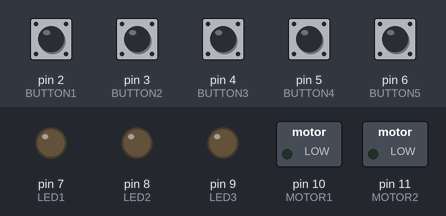
A sketch run on a simulated Arduino Uno, built with avr-gcc and run on an emulated ATmega328P. On the bench: switched loads named in the sketch (green lamp = pin HIGH), output pins drawn as LEDs (lit = HIGH). Inputs (shaded band) come from the test bench; at power-on: pin 2 (BUTTON1), pin 3 (BUTTON2), pin 4 (BUTTON3), pin 5 (BUTTON4), pin 6 (BUTTON5) HIGH.

Above: at 1.2 s.
1.3 s: pin 2 (BUTTON1) pulled LOW for 0.15 s
At 1.8 s:
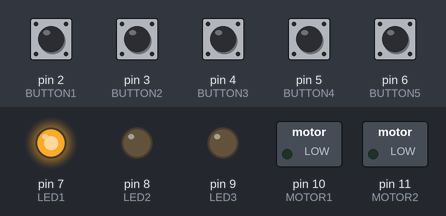
At 10.3 s:
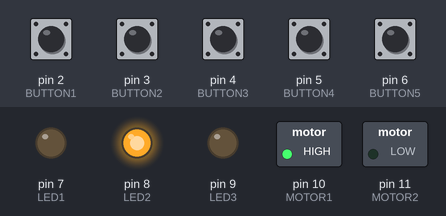
Timing chart, 0 to 26.7 s (numbered marks = the images above; inputs shaded):
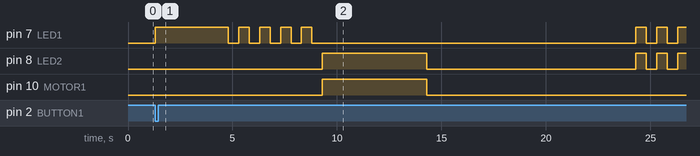

The sketch:

motor1.ino
```cpp
//Proyecto motor
//botones
#define LED1 7
#define LED2 8
#define LED3 9
#define BUTTON1 2
#define BUTTON2 3
#define BUTTON3 4
#define BUTTON4 5
#define BUTTON5 6
#define MOTOR1 10  // Control del motor (sentido 1, usando el transistor N2222)
#define MOTOR2 11  // Control del motor (sentido 2, usando el transistor N2222)

unsigned long previousMillis = 0;
const long automationInterval = 10000;  // Tiempo de espera para activar el giro automatizado (10 segundos)
const long motorRunTime = 5000;  // Tiempo en que el motor corre en un sentido (5 segundos)
bool motorRunning = false;
bool automationActive = true;  // La automatización está activa por defecto
bool motorDirection = true;  // true = sentido horario, false = antihorario
bool systemActive = true;  // Controla si el sistema está activo o apagado

void setup() {
  pinMode(LED1, OUTPUT);
  pinMode(LED2, OUTPUT);
  pinMode(LED3, OUTPUT);
  pinMode(MOTOR1, OUTPUT);
  pinMode(MOTOR2, OUTPUT);
  pinMode(BUTTON1, INPUT_PULLUP);
  pinMode(BUTTON2, INPUT_PULLUP);
  pinMode(BUTTON3, INPUT_PULLUP);
  pinMode(BUTTON4, INPUT_PULLUP);
  pinMode(BUTTON5, INPUT_PULLUP);
}

void loop() {
  unsigned long currentMillis = millis();

  // Si no hay interacción durante 10 segundos, inicia el ciclo de automatización
  if (automationActive && (currentMillis - previousMillis >= automationInterval)) {
    previousMillis = currentMillis;  // Reinicia el temporizador
    automatedMotorCycle();  // Llama al ciclo de motor automatizado
  }

  // Lógica para los botones 1, 2 y 3
  if (digitalRead(BUTTON1) == LOW || digitalRead(BUTTON2) == LOW) {
    if (systemActive) {
      systemActive = false;  // Desactiva el sistema para evitar la automatización
      automationActive = false;  // Desactiva la automatización

      digitalWrite(LED1, HIGH);  // Enciende LED1
      delay(3000);  // Espera 3 segundos
      blinkLED(LED1, 5000);  // Parpadeo de LED1 por 5 segundos
      controlMotorAndLED(LED2, MOTOR1, motorDirection);  // Control del motor y LED2

      automationActive = true;  // Reactiva el ciclo automático después de la acción
    }
  }
  // Lógica para el botón 3
  else if (digitalRead(BUTTON3) == LOW) {
    if (systemActive) {
      systemActive = false;  // Desactiva el sistema para evitar la automatización
      automationActive = false;  // Desactiva la automatización

      digitalWrite(LED2, HIGH); // Enciende LED2
      delay(3000);  // Espera 3 segundos
      blinkLED(LED2, 5000);  // Parpadeo de LED2 por 5 segundos
      controlMotorAndLED(LED3, MOTOR2, !motorDirection);  // Control del motor y LED3, con dirección invertida

      automationActive = true;  // Reactiva el ciclo automático después de la acción
    }
  }

  // Si el botón 4 o 5 es presionado, apaga todo (motor y LEDs) y desactiva la automatización
  if (digitalRead(BUTTON4) == LOW || digitalRead(BUTTON5) == LOW) {
    systemActive = false;  // Desactiva el sistema
    automationActive = false;  // Desactiva la automatización
    motorRunning = false;
    digitalWrite(MOTOR1, LOW);
    digitalWrite(MOTOR2, LOW);
    digitalWrite(LED1, LOW);
    digitalWrite(LED2, LOW);
    digitalWrite(LED3, LOW);

    // Se asegura que después de detener el sistema, pueda volver a activarse
    previousMillis = millis();  // Reinicia el temporizador para que el ciclo automático pueda reiniciarse
  }

  // Si el sistema está apagado, esperar hasta que se presione un botón diferente para activarlo
  if (!systemActive && (digitalRead(BUTTON1) == LOW || digitalRead(BUTTON2) == LOW || digitalRead(BUTTON3) == LOW)) {
    systemActive = true;  // Reactiva el sistema
    previousMillis = millis();  // Reinicia el temporizador
    automationActive = true;  // Reactiva la automatización
  }
}

void blinkLED(int led, int duration) {
  unsigned long startTime = millis();
  while (millis() - startTime < duration) {
    digitalWrite(led, HIGH);
    delay(500);
    digitalWrite(led, LOW);
    delay(500);
  }
}

void controlMotorAndLED(int led, int motorPin, bool direction) {
  digitalWrite(led, HIGH);  // Enciende el LED correspondiente
  motorRunning = true;  // El motor está corriendo
  if (motorPin == MOTOR1) {
    digitalWrite(MOTOR1, HIGH);  // Motor en sentido horario
    digitalWrite(MOTOR2, LOW);  // Apaga MOTOR2
  } else {
    digitalWrite(MOTOR2, HIGH);  // Motor en sentido antihorario
    digitalWrite(MOTOR1, LOW);  // Apaga MOTOR1
  }
  delay(motorRunTime);  // El motor corre durante 5 segundos
  digitalWrite(MOTOR1, LOW);  // Apaga MOTOR1
  digitalWrite(MOTOR2, LOW);  // Apaga MOTOR2
  digitalWrite(led, LOW);  // Apaga el LED
  motorDirection = !direction;  // Cambia la dirección del motor
  previousMillis = millis();  // Actualiza el tiempo de referencia
}

void automatedMotorCycle() {
  // Primer ciclo de giro automático: Parpadeo simultáneo de LED1 y LED2
  unsigned long startTime = millis();
  while (millis() - startTime < 2500) { // Parpadeo durante 2.5 segundos
    digitalWrite(LED1, HIGH);
    digitalWrite(LED2, HIGH);
    delay(500);
    digitalWrite(LED1, LOW);
    digitalWrite(LED2, LOW);
    delay(500);
  }
  digitalWrite(LED3, HIGH);    // Enciende LED3
  digitalWrite(MOTOR1, HIGH);  // Motor en sentido horario
  digitalWrite(MOTOR2, LOW);   // Apaga MOTOR2
  delay(motorRunTime);         // El motor corre durante 5 segundos
  digitalWrite(MOTOR1, LOW);   // Apaga MOTOR1
  digitalWrite(LED3, LOW);     // Apaga LED3

  delay(10000);  // Espera 10 segundos

  // Segundo ciclo de giro automático: Parpadeo simultáneo de LED3 y LED2
  startTime = millis();
  while (millis() - startTime < 2500) { // Parpadeo durante 2.5 segundos
    digitalWrite(LED3, HIGH);
    digitalWrite(LED2, HIGH);
    delay(500);
    digitalWrite(LED3, LOW);
    digitalWrite(LED2, LOW);
    delay(500);
  }
  digitalWrite(LED1, HIGH);    // Enciende LED1
  digitalWrite(MOTOR1, LOW);   // Apaga MOTOR1
  digitalWrite(MOTOR2, HIGH);  // Motor en sentido antihorario
  delay(motorRunTime);         // El motor corre durante 5 segundos
  digitalWrite(MOTOR2, LOW);   // Apaga MOTOR2
  digitalWrite(LED1, LOW);     // Apaga LED1

  previousMillis = millis();  // Actualiza el tiempo de referencia
}
```

Measured:
- after the input at 1.3 s, pin 9 (LED3): stays LOW (without the input it goes to HIGH after 11.7 s)
